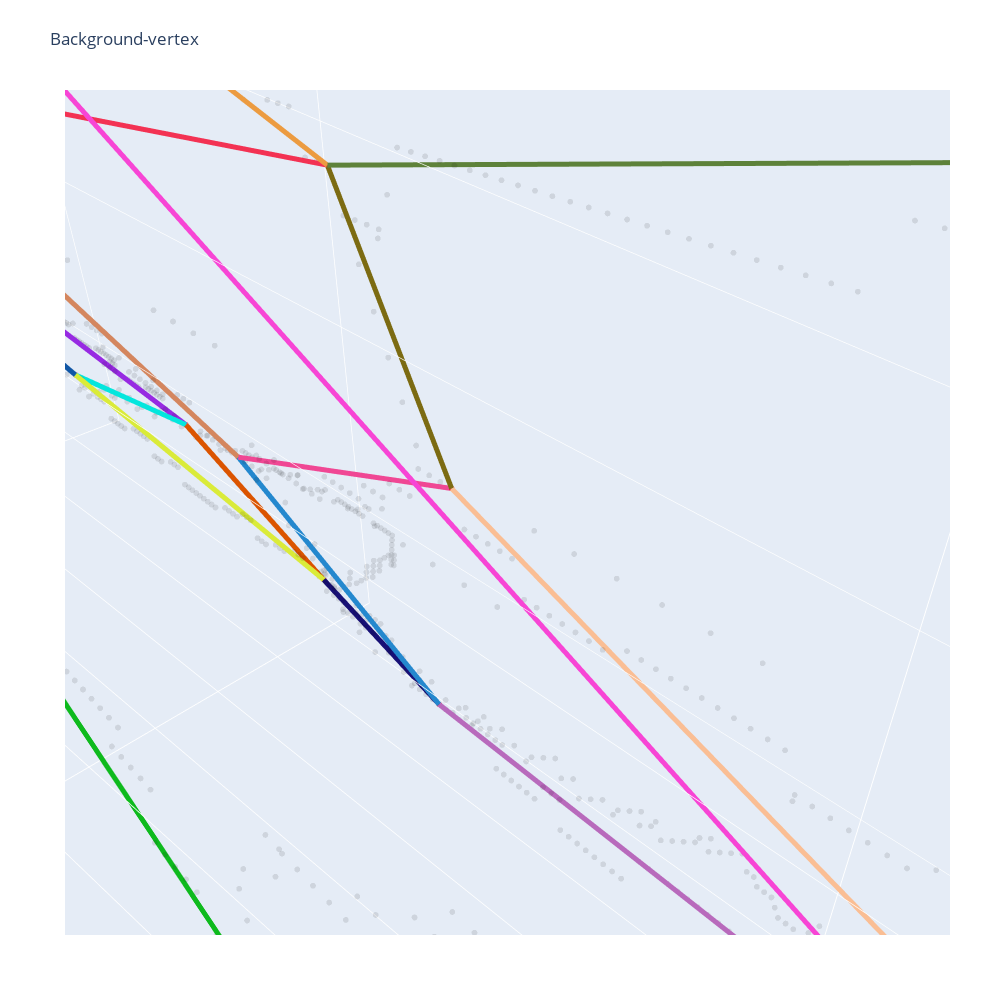

Notebook code cell kept with this figure:
### Code cell
if DIRECT_VISUALISATION_VERTEX_EDGES: 
    # plot skeleton
    image_skeleton = skel.create_binary_image()
    z0, y0,x0 = np.where(image_skeleton>0)
    background_skeleton = go.Scatter3d(x=x0,
                                        y=y0,
                                        z=z0,
                                        mode='markers',
                                        marker=dict(
                                            size=2,
                                            color='black',
                                            opacity=0.1
                                         )
                        )
    
    
    vertex = go.Scatter3d( x=vert_df.x_pix,
                           y=vert_df.y_pix,
                           z=vert_df.z_pix,
                           mode='markers',
                           marker=dict(
                            size=2,
                            color='red', 
                            opacity=0.5
                         )
                )
    
    fig = go.Figure(data=[background_skeleton, vertex], )
    fig.update_layout(title='Background-vertex', 
                  autosize=False,
                  width=1000,
                  height=1000,
                  margin=dict(l=65, r=50, b=65, t=90),
                 )
    
    # Edges
    zs,ys,xs = vert_df.loc[edge_df['srce']][['z_pix', 'y_pix', 'x_pix']].values.flatten(order='F').reshape(3,edge_df.shape[0])
    zt,yt,xt = vert_df.loc[edge_df['trgt']][['z_pix', 'y_pix', 'x_pix']].values.flatten(order='F').reshape(3,edge_df.shape[0])

    rand = (np.random.rand(len(zs),3)*255).astype('int')
    rand[0] = 0
    cmap_rand = ListedColormap(rand)
    for i in range(len(zs)):
        fig.add_trace(
                go.Scatter3d(
                    x=[xs[i], xt[i]],
                    y=[ys[i], yt[i]],
                    z=[zs[i], zt[i]],
                    mode='lines',
                    line={"color":rand[[i,i,i]],
                          "width":10,
                         },                
                )
            )
        
    fig['layout'].update(scene=dict(aspectmode="manual", 
                                aspectratio=dict(x=X_SIZE*X_SHAPE, 
                                                 y=Y_SIZE*Y_SHAPE, 
                                                 z=Z_SIZE*Z_SHAPE)),
                     showlegend=False)
    fig.show()
